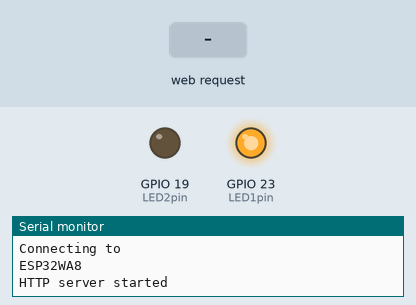
Recording of a sketch running on a simulated ESP32. Parts: output pins drawn as LEDs (lit = HIGH), the last lines printed to the serial monitor. Inputs (shaded band) come from the test bench.

Above: at 1.4 s.
1.5 s: HTTP request GET /led2on received
At 2.5 s:
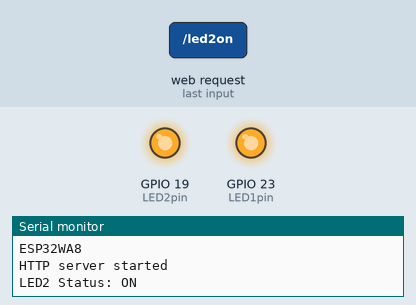
3.0 s: HTTP request GET /led1off received
At 3.7 s:
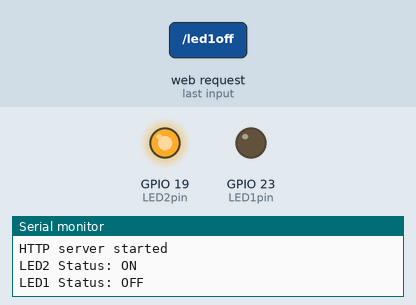
4.5 s: HTTP request GET / received
At 4.8 s:
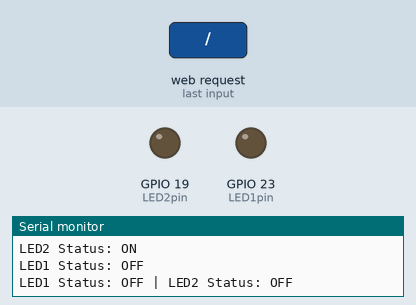
6.0 s: HTTP request GET /led1on received
At 7.1 s:
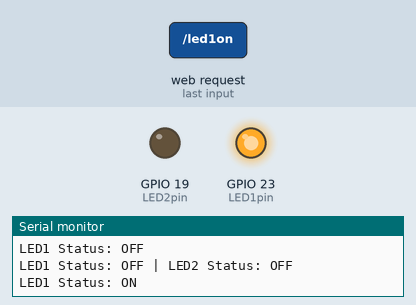
Timing chart, 0 to 8.5 s (numbered marks = the images above; inputs shaded):
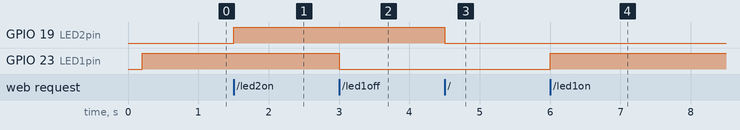

The sketch:

ESP32TEST2.ino
```cpp
#include <WiFi.h>
#include <WebServer.h>

/*Put your SSID & Password*/
const char* ssid = "ESP32WA8";   // Enter SSID here
const char* password = "12345678";  //Enter Password here

WebServer server(80);

IPAddress local_ip(192,168,1,1);
IPAddress gateway(192,168,1,1);
IPAddress subnet(255,255,255,0);

uint8_t LED1pin = 23;
uint8_t LED2pin = 19;
bool LED1status = LOW;
bool LED2status = LOW;


void setup() {
  Serial.begin(115200);
  delay(100);
  pinMode(LED1pin, OUTPUT);
  pinMode(LED2pin, OUTPUT);

  Serial.println("Connecting to ");
  Serial.println(ssid);


WiFi.softAP(ssid, password);
  WiFi.softAPConfig(local_ip, gateway, subnet);
  delay(100);
  //connect to your local wi-fi network


  //check wi-fi is connected to wi-fi network


  server.on("/", handle_OnConnect);
  server.on("/led1on", handle_led1on);
  server.on("/led1off", handle_led1off);
  server.on("/led2on", handle_led2on);
  server.on("/led2off", handle_led2off);
  server.onNotFound(handle_NotFound);

  server.begin();
  Serial.println("HTTP server started");
  digitalWrite(LED1pin, HIGH);
}

void loop() {
  server.handleClient();
}

void handle_OnConnect() {
  LED1status = LOW;
  LED2status = LOW;
  digitalWrite(LED1pin, LOW);
  digitalWrite(LED2pin, LOW);
  Serial.println("LED1 Status: OFF | LED2 Status: OFF");
  server.send(200, "text/html", createHTML());
}

void handle_led1on() {
  LED1status = HIGH;
  digitalWrite(LED1pin, HIGH);
  Serial.println("LED1 Status: ON");
  server.send(200, "text/html", createHTML());
}

void handle_led1off() {
  LED1status = LOW;
  digitalWrite(LED1pin, LOW);
  Serial.println("LED1 Status: OFF");
  server.send(200, "text/html", createHTML());
}

void handle_led2on() {
  LED2status = HIGH;
  digitalWrite(LED2pin, HIGH);
  Serial.println("LED2 Status: ON");
  server.send(200, "text/html", createHTML());
}

void handle_led2off() {
  LED2status = LOW;
  digitalWrite(LED2pin, LOW);
  Serial.println("LED2 Status: OFF");
  server.send(200, "text/html", createHTML());
}

void handle_NotFound() {
  server.send(404, "text/plain", "Not found");
}

String createHTML() {
  String str = "<!DOCTYPE html> <html>";
  str += "<head><meta name=\"viewport\" content=\"width=device-width, initial-scale=1.0, user-scalable=no\">";
  str += "<style>";
  str += "body {font-family: Arial, sans-serif; color: #444; text-align: center;}";
  str += ".title {font-size: 30px; font-weight: bold; letter-spacing: 2px; margin: 80px 0 55px;}";
  str += ".led-control {display: flex; align-items: center; justify-content: center; margin: 40px 0; gap: 30px;}";
  str += ".led-label {font-size: 26px;}";
  str += ".toggle-switch {width: 120px; height: 60px;}";
  str += ".slider {position: absolute; width: 120px; height: 60px; background-color: #f1f1f1; transition: .4s; border-radius: 60px; border: 1px solid #ddd;}";
  str += ".slider:before {content: ''; position: absolute; height: 52px; width: 52px; left: 4px; top: 4px; background-color: white; transition: .4s; border-radius: 50%; box-shadow: 0 2px 5px rgba(0, 0, 0, .3);}";
  str += ".slider.on {background-color: #4285f4; border: none;}";
  str += ".slider.on:before {transform: translateX(60px);}";
  str += "a {display: block; height: 100%; width: 100%; text-decoration: none;}";
  str += "</style>";
  str += "</head>";
  str += "<body>";
  str += "<h1 class=\"title\">LED CONTROLLER</h1>";

  // LED 1 Control
  str += "<div class=\"led-control\">";
  str += "<span class=\"led-label\">LED 1</span>";
  str += "<div class=\"toggle-switch\">";
  if (LED1status) {
    str += "<a href=\"/led1off\">";
    str += "<div class=\"slider on\"></div>";
    str += "</a>";
  } else {
    str += "<a href=\"/led1on\">";
    str += "<div class=\"slider\"></div>";
    str += "</a>";
  }
  str += "</div>";
  str += "</div>";


  str += "<div class=\"led-control\">";
  str += "<span class=\"led-label\">LED 2</span>";
  str += "<div class=\"toggle-switch\">";
  if (LED2status) {
    str += "<a href=\"/led2off\">";
    str += "<div class=\"slider on\"></div>";
    str += "</a>";
  } else {
    str += "<a href=\"/led2on\">";
    str += "<div class=\"slider\"></div>";
    str += "</a>";
  }
  str += "</div>";
  str += "</div>";

  str += "</body>";
  str += "</html>";
  return str;
}
```

Measured:
- after the input at 1.5 s, GPIO 19 (LED2pin): LOW → HIGH at once
- after the input at 3.0 s, GPIO 23 (LED1pin): HIGH → LOW at once
- after the input at 4.5 s, GPIO 19 (LED2pin): HIGH → LOW at once
- after the input at 6.0 s, GPIO 23 (LED1pin): LOW → HIGH at once
